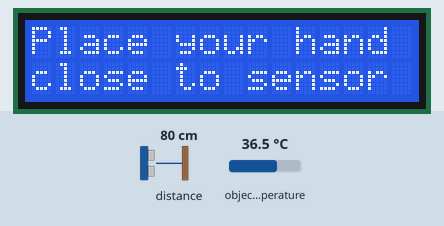
The sketch below on a simulated ESP8266 (NodeMCU). On the bench: 16×2 character LCD. Wiring (inferred from the names in the program): ultrasonic range finder: trigger GPIO 2; echo GPIO 0. The test bench sets the inputs (shaded band); at power-on: distance to the obstacle 80 cm, object temperature 36.5 °C. The echo pulse lasts 58.3 µs per cm; WiFi joins after 1.5 s; servers stay silent unless stated; what the sketch prints to the serial monitor is not drawn.

Above: at 4.2 s.
4.3 s: distance to the obstacle set to 2 cm
At 7.9 s:
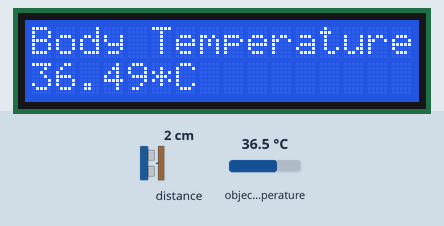
At 11.8 s:
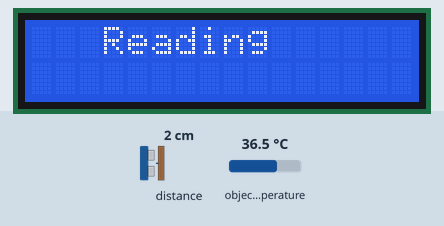
Timing chart, 0 to 13.3 s (numbered marks = the images above; inputs shaded):
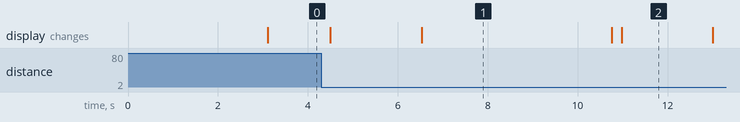

The sketch:

onlyhardware.ino
```cpp
#include <Adafruit_MLX90614.h>
Adafruit_MLX90614 mlx = Adafruit_MLX90614();
#include <Wire.h>
#include <ESP8266WiFi.h>
#include <ESP8266HTTPClient.h>
#include <WiFiClient.h>
#include <LiquidCrystal_I2C.h>
#include <ArduinoJson.h>
#include <Arduino_JSON.h>
LiquidCrystal_I2C lcd(0x27, 2, 1, 0, 4, 5, 6, 7, 3, POSITIVE);
int distanceCm , duration;
const int trigPin = 2; //D4 Or GPIO-2 of nodemcu
const int echoPin = 0; //D3 Or GPIO-0 of nodemcu
const char* ssid = "Ramesh";
const char* password = "rameshk204";
const char* serverName = "http://192.168.0.100:5000/temp";
const char* serverName1 = "http://192.168.0.100:5000/log";
String sensorReadings;

float sensorReadingsArr[3];

void setup_wifi() {
  Serial.begin(112500);
  WiFi.begin(ssid, password);
  while (WiFi.status() != WL_CONNECTED)
  {
    delay(1000);
    Serial.println("Connecting...");
  }

  Serial.println("Connected successfully.");
}

void setup() {
  //Serial.begin(9600);
  // put your setup code here, to run once:
  pinMode(trigPin,OUTPUT);
  pinMode(echoPin,INPUT);
  mlx.begin();
  lcd.begin(16, 2);
  lcd.setCursor(4, 0);
  lcd.print("WELCOME");
  delay(3000);
  lcd.clear();
}

void loop() {
  // put your main code here, to run repeatedly:
lcd.clear();
lcd.setCursor(0,0);
lcd.print("Place your hand");
lcd.setCursor(0,1);
lcd.print("close to sensor");
delay(200);


  digitalWrite(trigPin,LOW);
    delayMicroseconds(2);
    digitalWrite(trigPin,HIGH);
    delayMicroseconds(10);
    digitalWrite(trigPin,LOW);
    delayMicroseconds(2);
duration = pulseIn(echoPin,HIGH);
distanceCm = duration*0.034/2;


if (distanceCm <= 7){


  lcd.clear();
  lcd.setCursor(0, 0);
  lcd.print("   Reading");
  delay(2000);
  lcd.clear();
  lcd.setCursor(0, 0);
  lcd.print("Body Temperature");
  lcd.setCursor(0, 1);
  lcd.print(mlx.readObjectTempC());
  lcd.print("*C");
  //delay(2000);

//  lcd.clear();
//  lcd.setCursor(0, 0);
//  lcd.print("Body Temperature");
//  lcd.setCursor(0, 1);
//  lcd.print(mlx.readObjectTempC());
//  lcd.print("*C");
  float Temp = mlx.readObjectTempC();
  delay(2000);
  char *hello_world = (char*)malloc(13 * sizeof(char));
  sprintf(hello_world, "{\"temp\":%f}", Temp);
//delay(1500);

 if (WiFi.status() != WL_CONNECTED) {
    setup_wifi();
  } else {


    HTTPClient http;

    http.begin(serverName);

    http.addHeader("Content-Type", "application/json");
    Serial.print(hello_world);

    int httpResponseCode = http.POST(hello_world);

    Serial.print("HTTP Response code: ");
    Serial.println(httpResponseCode);
    Serial.println(hello_world);

    //int httpCode = http.POST(String(Temp));
    //Serial.println(httpCode);
    http.end();
  }

 if (WiFi.status() == WL_CONNECTED) {
    HTTPClient http;  //Object of class HTTPClient
    http.begin("http://192.168.0.100:5000/log");
    int httpCode = http.GET();
    //Check the returning code
    if (httpCode > 0) {
      // Parsing
      const size_t capacity = JSON_OBJECT_SIZE(3) + 70;
      DynamicJsonBuffer jsonBuffer(capacity);

      //DynamicJsonBuffer jsonBuffer(bufferSize);
      JsonObject& root = jsonBuffer.parseObject(http.getString());
      // Parameters
      const char* displayName = root["displayName"]; // "milind"
      const char* name = root["name"]; // "Leanne Graham"
      const char* username = root["username"]; // "Bret"
      const char* email = root["email"]; // "Sincere@april.biz"
      // Output to serial monitor
      Serial.print("Name:");
      Serial.println(displayName);
      lcd.clear();
      lcd.setCursor(0, 0);
      lcd.print("Welcome");
      lcd.setCursor(0, 1);
      lcd.print(displayName);
      delay(2000);
    }
    http.end();   //Close connection
   }
  }

//  sensorReadings = httpGETRequest(serverName1);
//  Serial.println(sensorReadings);
//  JSONVar myObject = JSON.parse(sensorReadings);
//
//      // JSON.typeof(jsonVar) can be used to get the type of the var
//  if (JSON.typeof(myObject) == "undefined") {
//    Serial.println("Parsing input failed!");
//    return;
//      }
//
//  Serial.print("JSON object = ");
//  Serial.println(myObject);
//
//  // myObject.keys() can be used to get an array of all the keys in the object
//      JSONVar keys = myObject.keys();
//
//      for (int i = 0; i < keys.length(); i++) {
//        JSONVar value = myObject[keys[i]];
//        Serial.print(keys[i]);
//        Serial.print(" = ");
//        Serial.println(value);
//        sensorReadingsArr[i] = double(value);
//      }
//      Serial.print("1 = ");
//      Serial.println(sensorReadingsArr[0]);
////      Serial.print("2 = ");
////      Serial.println(sensorReadingsArr[1]);
////      Serial.print("3 = ");
////      Serial.println(sensorReadingsArr[2]);
//
//      lcd.clear();
//      lcd.setCursor(0, 0);
//      lcd.print(sensorReadingsArr[0]);
//      //lcd.print("   Welcome");
//      lcd.setCursor(0, 1);
//      lcd.print(sensorReadingsArr[1]);
//      delay(2000);


//    digitalWrite(trigPin,LOW);
//    delayMicroseconds(2);
//    digitalWrite(trigPin,HIGH);
//    delayMicroseconds(10);
//    digitalWrite(trigPin,LOW);
//    delayMicroseconds(2);
//duration = pulseIn(echoPin,HIGH);
//distanceCm = duration*0.034/2;

//lcd.clear();
//lcd.setCursor(0,0);
//lcd.print("Place your hand");
//lcd.setCursor(0,1);
//lcd.print("close to sensor");
//delay(200);
}

//String httpGETRequest(const char* serverName1) {
//  HTTPClient http;
//
//  // Your IP address with path or Domain name with URL path
//  http.begin(serverName1);
//
//  // Send HTTP POST request
//  int httpResponseCode = http.GET();
//
//  String payload = "{}";
//
//  if (httpResponseCode>0) {
//    Serial.print("HTTP Response code: ");
//    Serial.println(httpResponseCode);
//    payload = http.getString();
//  }
//  else {
//    Serial.print("Error code: ");
//    Serial.println(httpResponseCode);
//  }
//  // Free resources
//  http.end();
//
//  return payload;
//}
```

Measured:
- after the input at 4.3 s, the display: first changes after 0.20 s (image 1 shows a later state)
- what the display in image 1 shows lasts 4.3 s, from 6.5 s to 10.8 s
